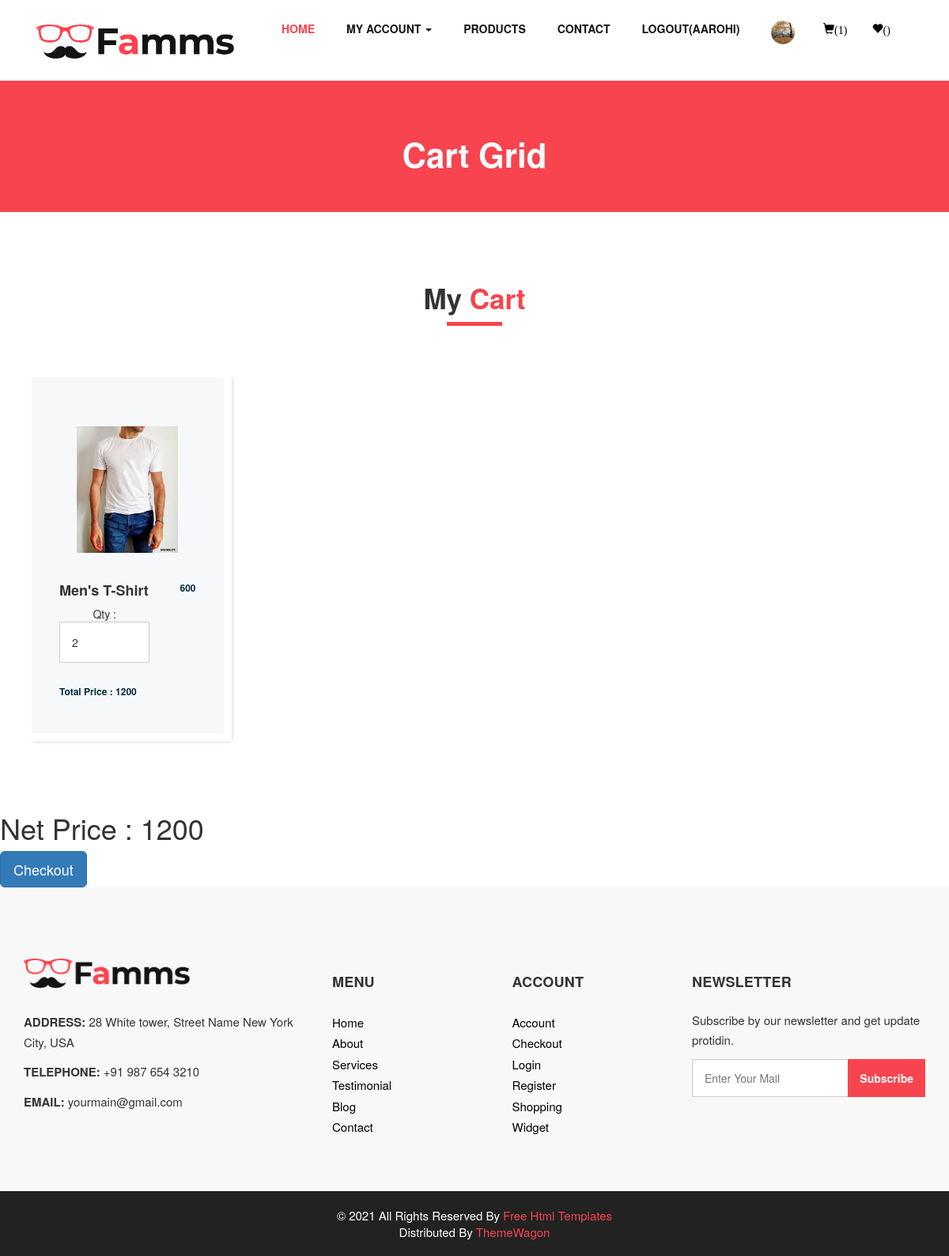
Page /cart/ (signed in) on the committed database.
### myapp/models.py (models this page shows, shortened)
class User(models.Model):
	fname=models.CharField(max_length=100)
	lname=models.CharField(max_length=100)
	email=models.EmailField()
	mobile=models.PositiveIntegerField()
	address=models.TextField()
	password=models.CharField(max_length=100)
	usertype=models.CharField(max_length=100,default="Buyer")
	profile_picture=models.ImageField(upload_to="profile_picture/",default="")

class Cart(models.Model):
	user=models.ForeignKey(User,on_delete=models.CASCADE)
	product=models.ForeignKey(Product,on_delete=models.CASCADE)
	date=models.DateTimeField(default=timezone.now)
	product_price=models.PositiveIntegerField()
	product_qty=models.PositiveIntegerField()
	total_price=models.PositiveIntegerField()
	payment_status=models.BooleanField(default=False)

class Product(models.Model):
	category=(
		("Men","Men"),
		("Women","Women"),
		("Kids","Kids"),
	)
	sub_category=(
		("Jeans","Jeans"),
		("T-Shirt","T-Shirt"),
		("Shirts","Shirts"),
	)
	seller=models.ForeignKey(User,on_delete=models.CASCADE)
	product_category=models.CharField(max_length=100,choices=category)
	product_sub_category=models.CharField(max_length=100,choices=sub_category)
	product_name=models.CharField(max_length=100)
	product_price=models.PositiveIntegerField()
	product_image=models.ImageField(upload_to="product_image/")
	product_desc=models.TextField()

### myapp/views.py (the view)
# urls.py: path('cart/',views.cart,name='cart'),
def cart(request):
	net_price=0
	user=User.objects.get(email=request.session['email'])
	carts=Cart.objects.filter(user=user,payment_status=False)
	for i in carts:
		net_price=net_price+i.total_price
	request.session['cart_count']=len(carts)
	return render(request,'cart.html',{'carts':carts,'net_price':net_price})

### myapp/templates/cart.html (shortened to what this page needs)
{% extends 'header.html' %}
{% load static %}
{% block content %}
<!DOCTYPE html>
<html>
   <head>
   </head>
   <body class="sub_page">
      <section class="inner_page_head">
         <div class="container_fuild">
            <div class="row">
               <div class="col-md-12">
                  <div class="full">
                     <h3>Cart Grid</h3>
                  </div>
               </div>
            </div>
         </div>
      </section>
      <section class="product_section layout_padding">
         <div class="container">
            <div class="heading_container heading_center">
               <h2>
                  {% if carts %}
                     My <span>Cart</span>
                  {% else %}
                     No Products In <span>Cart</span>
                  {% endif %}
               </h2>
            </div>
            <div class="row">
               {% for i in carts %}
               <div class="col-sm-6 col-md-4 col-lg-3">
                  <div class="box">
                     <div class="img-box">
                        <img src="{{i.product.product_image.url}}" alt="">
                     </div>
                     <div class="detail-box">
                        <h5>
                           {{i.product.product_category}}'s {{i.product.product_sub_category}}
                        </h5>
                        <h6>
                           {{i.product.product_price}}
                        </h6>
                     </div>
                     <div class="detail-box">
                        <form name="change_qty" method="post" action="{% url 'change-qty' pk=i.pk %}">
                           Qty : <input type="number" name="product_qty" value="{{i.product_qty}}" min="1" max="10" onchange="this.form.submit();">
                        </form>
                     </div>
                     <div class="detail-box">
                        <h6>
                           Total Price : {{i.total_price}}
                        </h6>
                     </div>
                  </div>
               </div>
               {% endfor %}
            </div>
         </div>
      </section>
      <h1>Net Price : {{net_price}}</h1>
      <form method="post">
         <button type="button" class="btn btn-lg btn-primary" id="checkout-button">Checkout</button>
     </form>
   </body>
</html>
{% endblock %}

### myapp/templates/header.html (shortened to what this page needs)
{% load static %}
<!DOCTYPE html>
<html>
   <head>
      <link rel="stylesheet" type="text/css" href="{% static 'css/bootstrap.css' %}" />
      <link href="{% static 'css/font-awesome.min.css' %}" rel="stylesheet" />
      <link href="{% static 'css/style.css' %}" rel="stylesheet" />
      <link href="{% static 'css/responsive.css' %}" rel="stylesheet" />
      <link rel="stylesheet" href="https://maxcdn.bootstrapcdn.com/bootstrap/3.3.7/css/bootstrap.min.css">
   </head>
   <body>
         <header class="header_section">
            <div class="container">
               <nav class="navbar navbar-expand-lg custom_nav-container ">
                  <a class="navbar-brand" href="/"><img width="250" src="{% static 'images/logo.png' %}" alt="#" /></a>
                  <div class="collapse navbar-collapse" id="navbarSupportedContent">
                     <ul class="navbar-nav">
                        <li class="nav-item active">
                           <a class="nav-link" href="/">Home <span class="sr-only">(current)</span></a>
                        </li>
                        {% if request.session.email %}
                       <li class="nav-item dropdown">
                           <a class="nav-link dropdown" href="#" data-toggle="dropdown" role="button" aria-haspopup="true" aria-expanded="true"> <span class="nav-label">My Account <span class="caret"></span></a>
                        </li>
                        {% endif %}
                        <li class="nav-item">
                           <a class="nav-link" href="{% url 'product' %}">Products</a>
                        </li>
                        <li class="nav-item">
                           <a class="nav-link" href="{% url 'contact' %}">Contact</a>
                        </li>
                        {% if request.session.email %}
                           <li class="nav-item">
                              <a class="nav-link" href="{% url 'logout' %}">Logout({{request.session.fname}})</a>
                           </li>
                           <li class="nav-item">
                              <a class="nav-link" href="{% url 'profile' %}"><img src="{{request.session.profile_picture}}" style="width:30px;height: 30px;border-radius:50% ;"></a>
                           </li>
                        {% endif %}
                        {% if request.session.email %}
                        <li class="nav-item" style="margin-top: 5px;">
                           <a href="{% url 'cart' %}"><i class=" glyphicon glyphicon-shopping-cart">({{request.session.cart_count}})</i></a>
                        </li>
                        <li class="nav-item" style="margin-top: 5px;">
                           <a href="{% url 'wishlist' %}"><i class="glyphicon glyphicon-heart">({{request.session.wishlist_count}})</i></a>
                        </li>
                        {% endif %}
                     </ul>
                  </div>
               </nav>
            </div>
         </header>
      {% block content %}
      {% endblock %}
      <footer>
         <div class="container">
            <div class="row">
               <div class="col-md-4">
                   <div class="full">
                      <div class="logo_footer">
                        <a href="#"><img width="210" src="{% static 'images/logo.png' %}" alt="#" /></a>
                      </div>
                      <div class="information_f">
                        <p><strong>ADDRESS:</strong> 28 White tower, Street Name New York City, USA</p>
                        <p><strong>TELEPHONE:</strong> +91 987 654 3210</p>
                        <p><strong>EMAIL:</strong> yourmain@gmail.com</p>
                      </div>
                   </div>
               </div>
               <div class="col-md-8">
                  <div class="row">
                  <div class="col-md-7">
                     <div class="row">
                        <div class="col-md-6">
                     <div class="widget_menu">
                        <h3>Menu</h3>
                        <ul>
                           <li><a href="#">Home</a></li>
                           <li><a href="#">About</a></li>
                           <li><a href="#">Services</a></li>
                           <li><a href="#">Testimonial</a></li>
                           <li><a href="#">Blog</a></li>
                           <li><a href="#">Contact</a></li>
                        </ul>
                     </div>
                  </div>
                  <div class="col-md-6">
                     <div class="widget_menu">
                        <h3>Account</h3>
                        <ul>
                           <li><a href="#">Account</a></li>
                           <li><a href="#">Checkout</a></li>
                           <li><a href="#">Login</a></li>
                           <li><a href="#">Register</a></li>
                           <li><a href="#">Shopping</a></li>
                           <li><a href="#">Widget</a></li>
                        </ul>
                     </div>
                  </div>
                     </div>
                  </div>
                  <div class="col-md-5">
                     <div class="widget_menu">
                        <h3>Newsletter</h3>
                        <div class="information_f">
                          <p>Subscribe by our newsletter and get update protidin.</p>
                        </div>
                        <div class="form_sub">
                           <form>
                              <fieldset>
                                 <div class="field">
                                    <input type="email" placeholder="Enter Your Mail" name="email" />
                                    <input type="submit" value="Subscribe" />
                                 </div>
                              </fieldset>
                           </form>
                        </div>
                     </div>
                  </div>
                  </div>
               </div>
            </div>
         </div>
      </footer>
      <div class="cpy_">
         <p class="mx-auto">© 2021 All Rights Reserved By <a href="https://html.design/">Free Html Templates</a><br>
            Distributed By <a href="https://themewagon.com/" target="_blank">ThemeWagon</a>
         </p>
      </div>
   </body>
</html>

### myapp/Static/css/responsive.css (style rules this page uses)
@media (min-width: 1200px) { .container { max-width: 1170px; } }

### myapp/templates/header.html (style rules this page uses)
.nav-item a { color: black; }

### rows in the picture
User: session.fname "AAROHI"
Cart: product.product_image (picture), product.product_category "Men", product.product_sub_category "T-Shirt", product.product_price "600", product_qty "2", total_price "1200"

### other values in the picture
{{ request.session.cart_count }} "1"
{{ net_price }} "1200"
